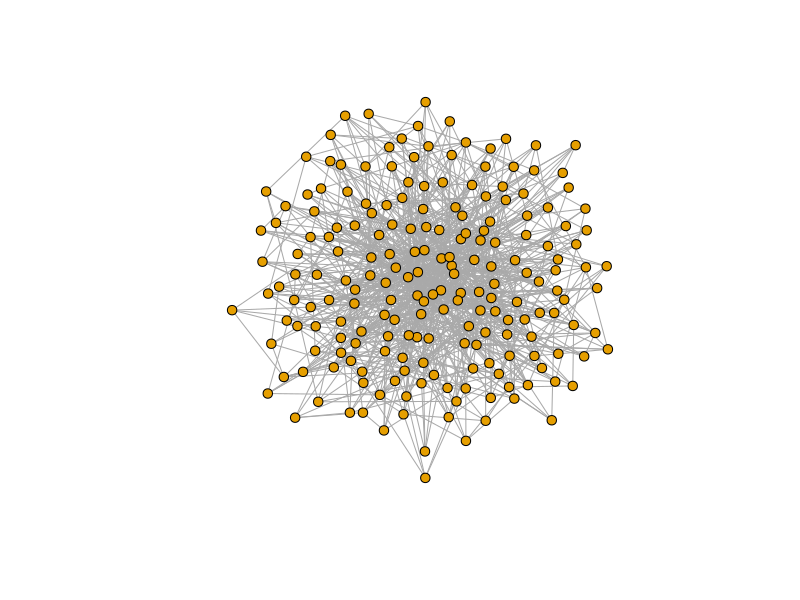
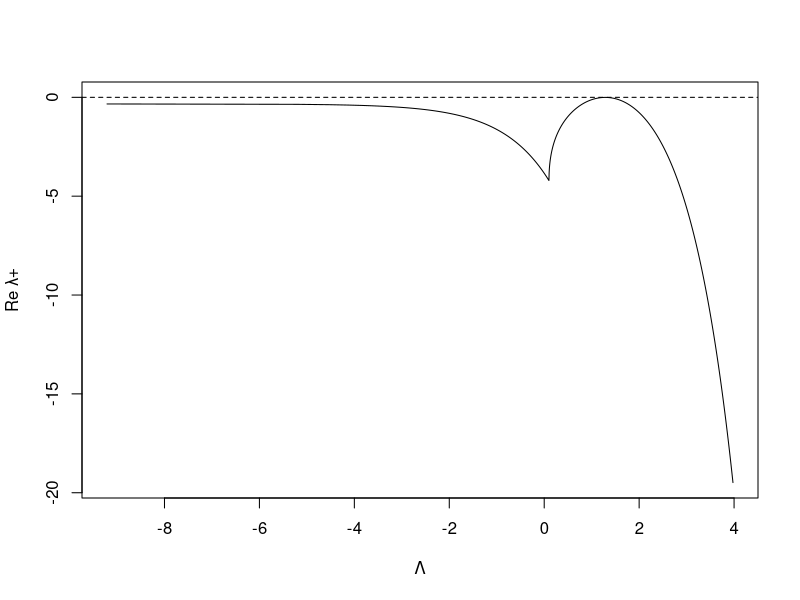
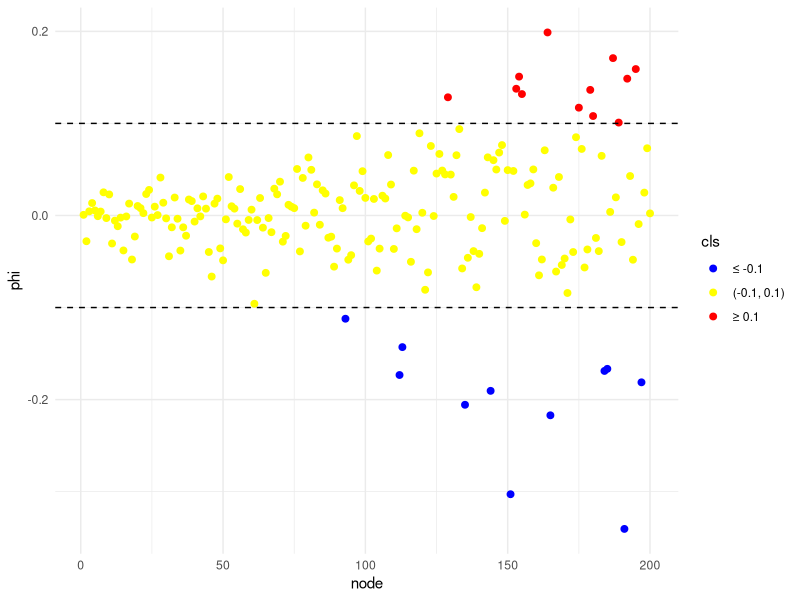
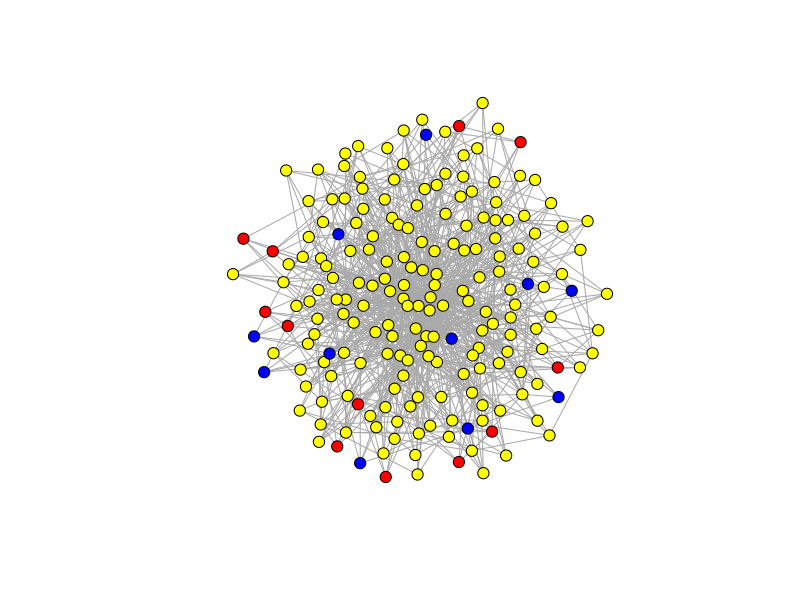
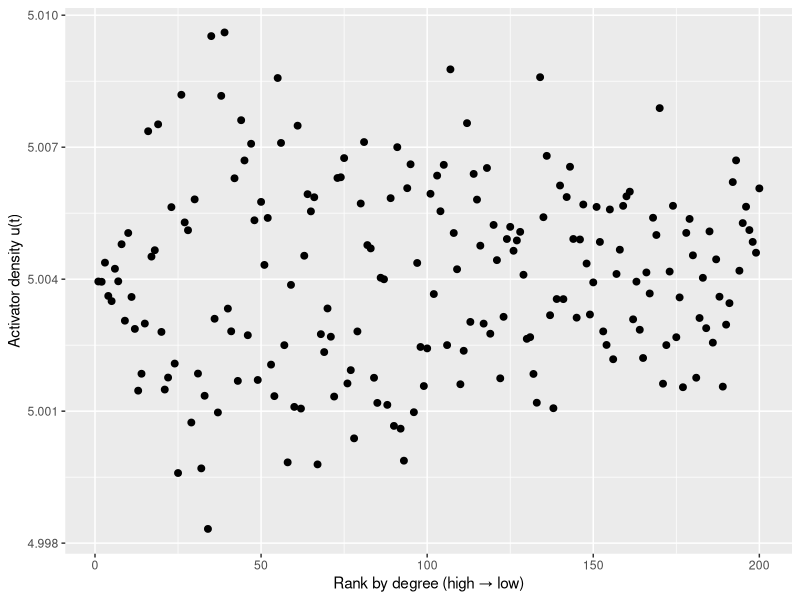
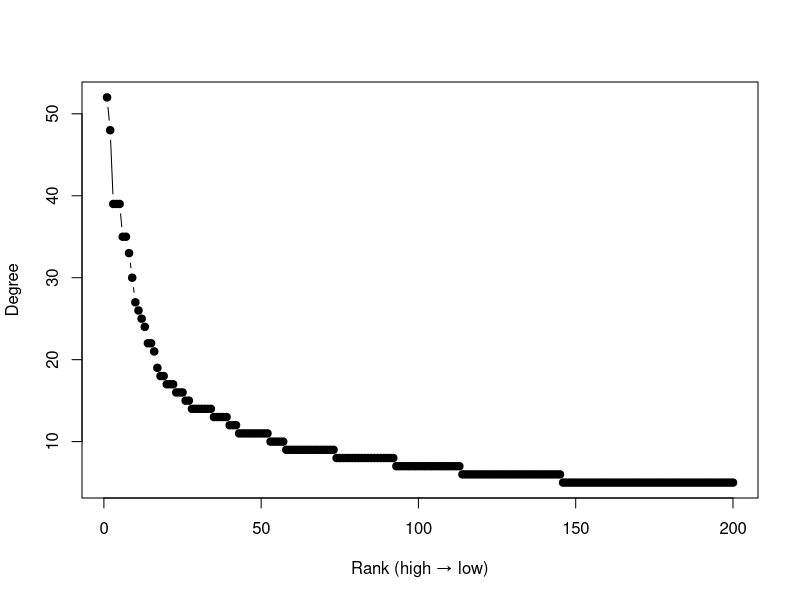

Recreate these plots in R, in order.
## ---- chunk 1
library(igraph)
library(Matrix)
library(dplyr)
library(tidyr)
library(ggplot2)
library(scales)
## ---- chunk 2
set.seed(8)
N = 200
m = 5

g <- sample_pa(n = N, m = m, directed = FALSE)
A <- as.matrix(as_adjacency_matrix(g, sparse = FALSE))
#print(A)
D <- diag(degree(g))
#print(D)
L <- A - D
#print(L)
plot(g, vertex.size = 5, edge.arrow.size = 0, vertex.label = NA)
## ---- chunk 3
ev <- eigen(as.matrix(L), symmetric = TRUE)
Lambda_vals <- ev$values
Phi_vals <- ev$vectors
## ---- chunk 4
lambda = function(Lambda, fu, gv, fv, gu, sigma, eps,
                     complex_ok = TRUE, tol = 1e-12) {
  A    <- fu + gv + (1 + sigma) * eps * Lambda
  disc <- 4*fv*gu + (fu - gv + (1 - sigma) * eps * Lambda)^2
  B <- if (complex_ok) sqrt(as.complex(disc)) else sqrt(pmax(disc, 0))
  0.5 * (A + B)
}
## ---- chunk 5
fu = 3.33
fv = -5
gu = 10
gv = -4
## ---- chunk 6
sigma_c <- function(fu, gv, fv, gu) {
  disc <- fv*gu * (fv*gu - fu*gv)    
  (fu*gv - 2*fv*gu + 2*sqrt(disc)) / (fu^2)
}
sigma_c_val <- sigma_c(fu, gv, fv, gu)
sigma_c_val
## ---- chunk 7
modes_vals <- lambda(Lambda_vals, fu, gv, fv, gu, 15.6, 0.12)  
## ---- chunk 8
Lambda_seq = seq(min(Lambda_vals), -0.0001, length.out = 10000)
y_curve <- Re(lambda(Lambda_seq, fu, gv, fv, gu, 15.5, 0.425))
plot(log(-Lambda_seq), y_curve, type="l", xlab="Λ", ylab="Re λ+"); abline(h=0, lty=2)
## ---- chunk 9
which.max(Re(lambda(Lambda_vals, fu, gv, fv, gu, sigma = 15.5, eps = 0.425)))
## ---- chunk 10
color_by_phi <- function(phi_ac, t = 0.1) {
  cols <- ifelse(phi_ac >= t, "red",
                 ifelse(phi_ac <= -t, "blue", "yellow"))
  cols
}

cols <- color_by_phi(Phi_vals[, 15])
## ---- chunk 11
t <- 0.1
phi <- Phi_vals[, 15]  

cls <- cut(phi, breaks = c(-Inf, -t, t, Inf),
           labels = c("≤ -0.1", "(-0.1, 0.1)", "≥ 0.1"))

df <- data.frame(node = seq_along(phi), phi = phi, cls = cls)

ggplot(df, aes(node, phi, color = cls)) +
  geom_point(size = 2) +
  geom_hline(yintercept = c(-t, t), linetype = "dashed") +
  scale_color_manual(values = c("≤ -0.1" = "blue",
                                "(-0.1, 0.1)" = "yellow",
                                "≥ 0.1" = "red"),
                     na.value = "grey80") +
  theme_minimal()
## ---- chunk 12
V(g)$color <- color_by_phi(phi, t = 0.1)  
plot(g, vertex.color = V(g)$color, vertex.size = 6, edge.arrow.mode = 0, vertex.label= NA)
## ---- chunk 13
a <- 35; b <- 16; c <- 9; d <- 2/5
f  <- function(u, v) ((a + b*u - u*u)/c - v) * u
gF <- function(u, v) (u - (1 + d*v)) * v

eps   <- 0.12         
sigma <- 15.6   

set.seed(8)
u <- rep(5, N) + 1e-2*runif(N)
v <- rep(10, N) + 1e-2*runif(N)

steps <- 200
dt    <- 0.005
U <- matrix(NA_real_, nrow = steps+1, ncol = N); U[1,] <- u
V <- matrix(NA_real_, nrow = steps+1, ncol = N); V[1,] <- v

for (t in 1:steps) {
  du <- f(u, v) + eps   * (L %*% u)          
  dv <- gF(u, v) + sigma*eps * (L %*% v)
  u  <- u + dt * as.vector(du)
  v  <- v + dt * as.vector(dv)
  U[t+1,] <- u
  V[t+1,] <- v
}

U[steps+1,]; V[steps+1,]
k   <- if (exists("g")) igraph::degree(g) else abs(diag(L))  
ord <- order(-k, seq_along(k))

t_idx <- nrow(U)  
df <- data.frame(
  rank   = seq_along(ord),     
  node   = ord,               
  degree = k[ord],
  u      = U[t_idx, ord]
)

ggplot(df, aes(rank, u)) +
  geom_point(size = 2) +
  labs(x = "Rank by degree (high → low)", y = "Activator density u(t)")
## ---- chunk 14
plot(seq_along(k), k[ord], type = "b", pch = 19,
     xlab = "Rank (high → low)", ylab = "Degree")
